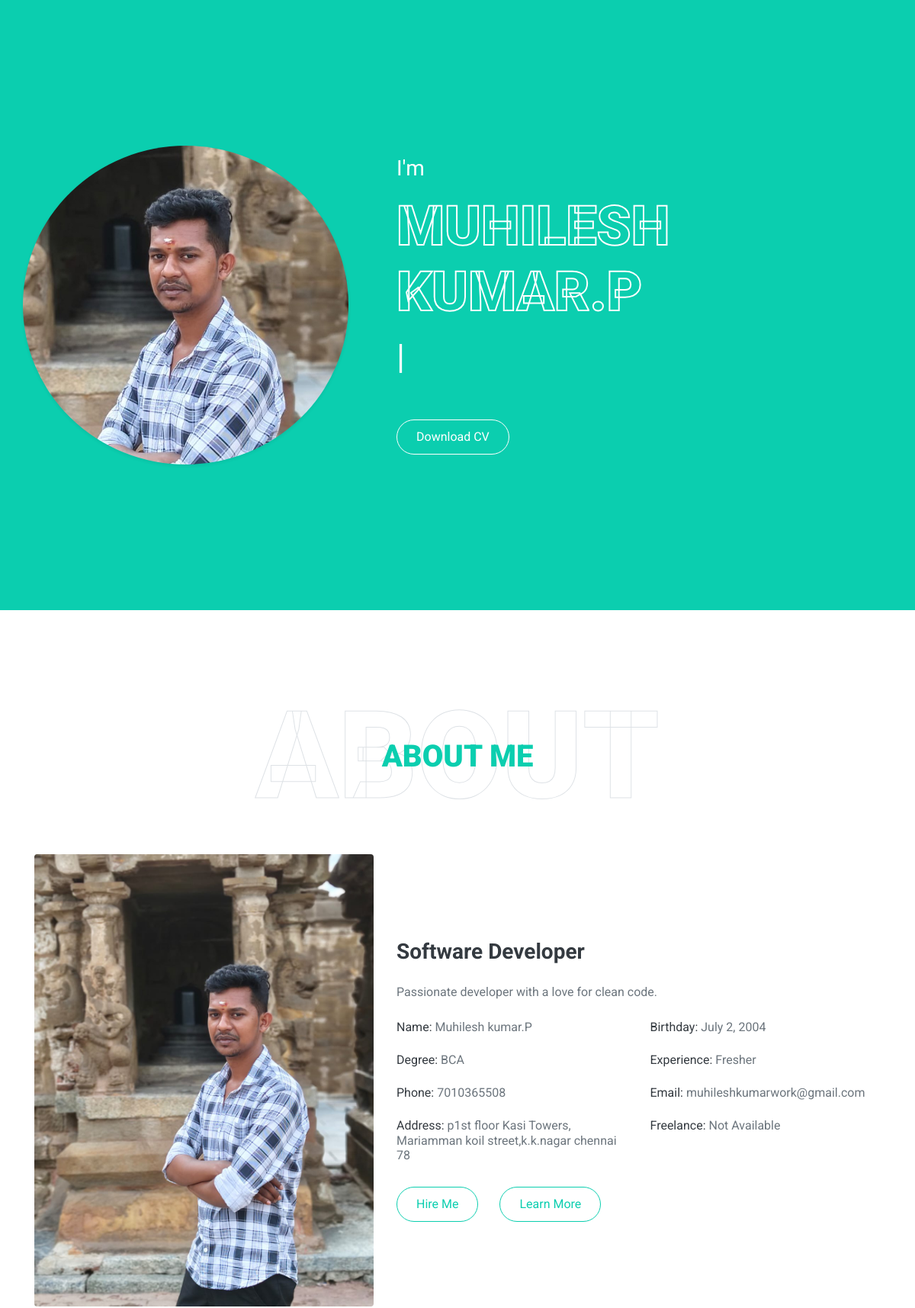
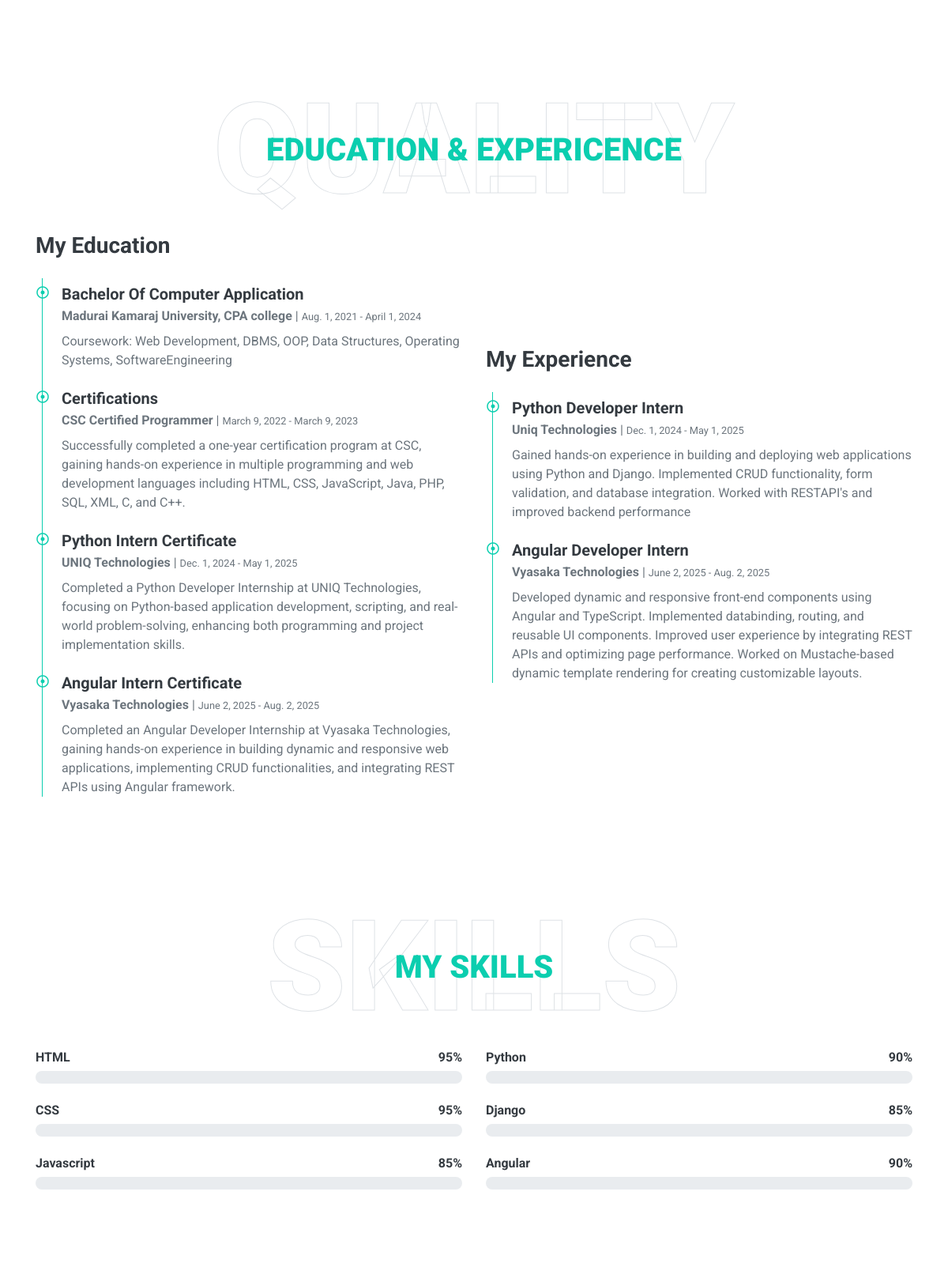
The page / (upper part) on the database its author committed (2 pictures, top to bottom).
### main/models.py (models this page shows, shortened)
class UserProfile(models.Model):
    user = models.OneToOneField(User, on_delete=models.CASCADE)
    name = models.CharField(max_length=100)
    title = models.CharField(max_length=100)
    bio = models.TextField()
    birthday = models.DateField()
    degree = models.CharField(max_length=100)
    experience = models.CharField(max_length=100)
    phone = models.CharField(max_length=20)
    email = models.EmailField()
    address = models.TextField()
    freelance = models.BooleanField(default=False)
    profile_image = models.ImageField(upload_to='profile/')
    about_image = models.ImageField(upload_to='about/')

class Education(models.Model):
    profile = models.ForeignKey(UserProfile, on_delete=models.CASCADE, related_name='educations')
    degree = models.CharField(max_length=100)
    institution = models.CharField(max_length=100)
    start_date = models.DateField()
    end_date = models.DateField(null=True, blank=True)
    description = models.TextField(blank=True)

class Experience(models.Model):
    profile = models.ForeignKey(UserProfile, on_delete=models.CASCADE, related_name='experiences')
    position = models.CharField(max_length=100)
    company = models.CharField(max_length=100)
    start_date = models.DateField()
    end_date = models.DateField(null=True, blank=True)
    description = models.TextField(blank=True)

### main/views.py (the view)
# urls.py: path('', views.home, name='home'),
def home(request):
    profile = UserProfile.objects.first()
    educations = profile.educations.all() if profile else []
    experiences = profile.experiences.all() if profile else []
    projects = Project.objects.all()
    categories = ProjectCategory.objects.all()
    skills = Skill.objects.all().order_by('name')
    form = ContactForm()  # just to render form on homepage
    context = {
        'user_profile': profile,
        'educations': educations,
        'experiences': experiences,
        'projects': projects,
        'project_categories': categories,
        'skills': skills,
        'form': form,
    }
    return render(request, 'home.html', context)

### main/templates/home.html (shortened to what this page needs)
{% extends 'base.html' %}
{% load static %}
{% block content %}
    <div class="container-fluid bg-primary d-flex align-items-center mb-5 py-5" id="home" style="min-height: 100vh;">
        <div class="container">
            <div class="row align-items-center">
                <div class="col-lg-5 px-5 pl-lg-0 pb-5 pb-lg-0">
                    <img class="img-fluid w-100 rounded-circle shadow-sm" src="{% static 'img/main.jpeg' %}" alt="">
                </div>
                <div class="col-lg-7 text-center text-lg-left">
    <h3 class="text-white font-weight-normal mb-3">I'm</h3>
    <h1 class="display-3 text-uppercase text-primary mb-2" style="-webkit-text-stroke: 2px #ffffff;">{{ user_profile.name }}</h1>
    <div class="d-flex align-items-center justify-content-center justify-content-lg-start pt-5">
        <a href="/media/resume/Muhilesh Resume.pdf"
   class="btn btn-outline-light mr-5"
   download="Muhilesh_Resume.pdf">
    Download CV
</a>
    </div>
</div>
            </div>
        </div>
    </div>
    <div class="container-fluid py-5" id="about">
        <div class="container">
            <div class="position-relative d-flex align-items-center justify-content-center">
                <h1 class="display-1 text-uppercase text-white" style="-webkit-text-stroke: 1px #dee2e6;">About</h1>
                <h1 class="position-absolute text-uppercase text-primary">About Me</h1>
            </div>
            <br>
            <div class="row align-items-center">
                <div class="col-lg-5 pb-4 pb-lg-0">
                    <img class="img-fluid rounded w-100" src="{% static 'img/profile.jpeg' %}" alt="">
                </div>
                <div class="col-lg-7">
                    <h3 class="mb-4">{{ user_profile.title }}</h3>
                    <p>{{ user_profile.bio }}</p>
                    <div class="row mb-3">
                        <div class="col-sm-6 py-2"><h6>Name: <span class="text-secondary">{{ user_profile.name }}</span></h6></div>
                        <div class="col-sm-6 py-2"><h6>Birthday: <span class="text-secondary">{{ user_profile.birthday }}</span></h6></div>
                        <div class="col-sm-6 py-2"><h6>Degree: <span class="text-secondary">{{ user_profile.degree }}</span></h6></div>
                        <div class="col-sm-6 py-2"><h6>Experience: <span class="text-secondary">{{ user_profile.experience }}</span></h6></div>
                        <div class="col-sm-6 py-2"><h6>Phone: <span class="text-secondary">{{ user_profile.phone }}</span></h6></div>
                        <div class="col-sm-6 py-2"><h6>Email: <span class="text-secondary">{{ user_profile.email }}</span></h6></div>
                        <div class="col-sm-6 py-2"><h6>Address: <span class="text-secondary">{{ user_profile.address }}</span></h6></div>
                        <div class="col-sm-6 py-2"><h6>Freelance: <span class="text-secondary">{{ user_profile.freelance|yesno:"Available,Not Available" }}</span></h6></div>
                    </div>
                    <a href="" class="btn btn-outline-primary mr-4">Hire Me</a>
                    <a href="" class="btn btn-outline-primary">Learn More</a>
                </div>
            </div>
        </div>
    </div>
    <div class="container-fluid py-5" id="qualification">
        <div class="container">
            <div class="position-relative d-flex align-items-center justify-content-center">
                <h1 class="display-1 text-uppercase text-white" style="-webkit-text-stroke: 1px #dee2e6;">Quality</h1>
                <h1 class="position-absolute text-uppercase text-primary">Education & Expericence</h1>
            </div>
            <div class="row align-items-center">
                <div class="col-lg-6">
                    <h3 class="mb-4">My Education</h3>
                    <div class="border-left border-primary pt-2 pl-4 ml-2">
                        {% for education in educations %}
                        <div class="position-relative mb-4">
                            <i class="far fa-dot-circle text-primary position-absolute" style="top: 2px; left: -32px;"></i>
                            <h5 class="font-weight-bold mb-1">{{ education.degree }}</h5>
                            <p class="mb-2"><strong>{{ education.institution }}</strong> | <small>{{ education.start_date }} - {{ education.end_date }}</small></p>
                            <p>{{ education.description }}</p>
                        </div>
                        {% endfor %}
                    </div>
                </div>
                <div class="col-lg-6">
                    <h3 class="mb-4">My Experience</h3>
                    <div class="border-left border-primary pt-2 pl-4 ml-2">
                        {% for experience in experiences %}
                        <div class="position-relative mb-4">
                            <i class="far fa-dot-circle text-primary position-absolute" style="top: 2px; left: -32px;"></i>
                            <h5 class="font-weight-bold mb-1">{{ experience.position }}</h5>
                            <p class="mb-2"><strong>{{ experience.company }}</strong> | <small>{{ experience.start_date }} - {{ experience.end_date }}</small></p>
                            <p>{{ experience.description }}</p>
                        </div>
                        {% endfor %}
                    </div>
                </div>
            </div>
        </div>
    </div>
    <div class="container-fluid py-5" id="skill">
        <div class="container">
            <div class="position-relative d-flex align-items-center justify-content-center">
                <h1 class="display-1 text-uppercase text-white" style="-webkit-text-stroke: 1px #dee2e6;">Skills</h1>
                <h1 class="position-absolute text-uppercase text-primary">My Skills</h1>
            </div>
            <div class="row align-items-center">
                <div class="col-md-6">
                    <div class="skill mb-4">
                        <div class="d-flex justify-content-between">
                            <h6 class="font-weight-bold">HTML</h6>
                            <h6 class="font-weight-bold">95%</h6>
                        </div>
                        <div class="progress">
                        </div>
                    </div>
                    <div class="skill mb-4">
                        <div class="d-flex justify-content-between">
                            <h6 class="font-weight-bold">CSS</h6>
                            <h6 class="font-weight-bold">95%</h6>
                        </div>
                        <div class="progress">
                        </div>
                    </div>
                    <div class="skill mb-4">
                        <div class="d-flex justify-content-between">
                            <h6 class="font-weight-bold">Javascript</h6>
                            <h6 class="font-weight-bold">85%</h6>
                        </div>
                        <div class="progress">
                        </div>
                    </div>
                </div>
                <div class="col-md-6">
                    <div class="skill mb-4">
                        <div class="d-flex justify-content-between">
                            <h6 class="font-weight-bold">Python</h6>
                            <h6 class="font-weight-bold">90%</h6>
                        </div>
                        <div class="progress">
                        </div>
                    </div>
                    <div class="skill mb-4">
                        <div class="d-flex justify-content-between">
                            <h6 class="font-weight-bold">Django</h6>
                            <h6 class="font-weight-bold">85%</h6>
                        </div>
                        <div class="progress">
                        </div>
                    </div>
                    <div class="skill mb-4">
                        <div class="d-flex justify-content-between">
                            <h6 class="font-weight-bold">Angular</h6>
                            <h6 class="font-weight-bold">90%</h6>
                        </div>
                        <div class="progress">
                        </div>
                    </div>
                </div>
            </div>
        </div>
    </div>
    <div class="container-fluid pt-5 pb-3" id="portfolio">
    </div>
{% endblock %}

### main/templates/base.html (shortened to what this page needs)
{% load static %}
<!DOCTYPE html>
<html lang="en">
<head>
    <link href="https://cdnjs.cloudflare.com/ajax/libs/font-awesome/5.10.0/css/all.min.css" rel="stylesheet">
    <link href="{% static 'lib/owlcarousel/assets/owl.carousel.min.css' %}" rel="stylesheet">
    <link href="{% static 'lib/lightbox/css/lightbox.min.css' %}" rel="stylesheet">
    <link href="{% static 'css/style.css' %}" rel="stylesheet">
</head>
<body data-spy="scroll" data-target=".navbar" data-offset="51">
    {% block content %}{% endblock %}
</body>
</html>

### rows shown on the page
UserProfile: name "MUHILESH KUMAR.P", title "Software Developer", bio "Passionate developer with a love for clean code.", name "Muhilesh kumar.P", birthday "July 2, 2004", degree "BCA", experience "Fresher", phone "7010365508", email "muhileshkumarwork@gmail.com", address "p1st floor Kasi Towers, Mariamman koil street,k.k.nagar chennai 78", freelance "Not Available"
Education: degree "Bachelor Of Computer Application", institution "Madurai Kamaraj University, CPA college", start_date "Aug. 1, 2021", end_date "April 1, 2024", description "Coursework: Web Development, DBMS, OOP, Data Structures, Operating Systems, SoftwareEngineering"
Education: degree "Certifications", institution "CSC Certified Programmer", start_date "March 9, 2022", end_date "March 9, 2023", description "Successfully completed a one-year certification program at CSC, gaining hands-on experience in multiple programming and web development languages including HTML, CSS, JavaScript, Java, PHP, SQL, XML, C, and C++."
Education: degree "Python Intern Certificate", institution "UNIQ Technologies", start_date "Dec. 1, 2024", end_date "May 1, 2025", description "Completed a Python Developer Internship at UNIQ Technologies, focusing on Python-based application development, scripting, and real-world problem-solving, enhancing both programming and project implementation skills."
Education: degree "Angular Intern Certificate", institution "Vyasaka Technologies", start_date "June 2, 2025", end_date "Aug. 2, 2025", description "Completed an Angular Developer Internship at Vyasaka Technologies, gaining hands-on experience in building dynamic and responsive web applications, implementing CRUD functionalities, and integrating REST APIs using Angular framework."
Experience: position "Python Developer Intern", company "Uniq Technologies", start_date "Dec. 1, 2024", end_date "May 1, 2025", description "Gained hands-on experience in building and deploying web applications using Python and Django. Implemented CRUD functionality, form validation, and database integration. Worked with RESTAPI's and improved backend performance"
Experience: position "Angular Developer Intern", company "Vyasaka Technologies", start_date "June 2, 2025", end_date "Aug. 2, 2025", description "Developed dynamic and responsive front-end components using Angular and TypeScript. Implemented databinding, routing, and reusable UI components. Improved user experience by integrating REST APIs and optimizing page performance. Worked on Mustache-based dynamic template rendering for creating customizable layouts."
